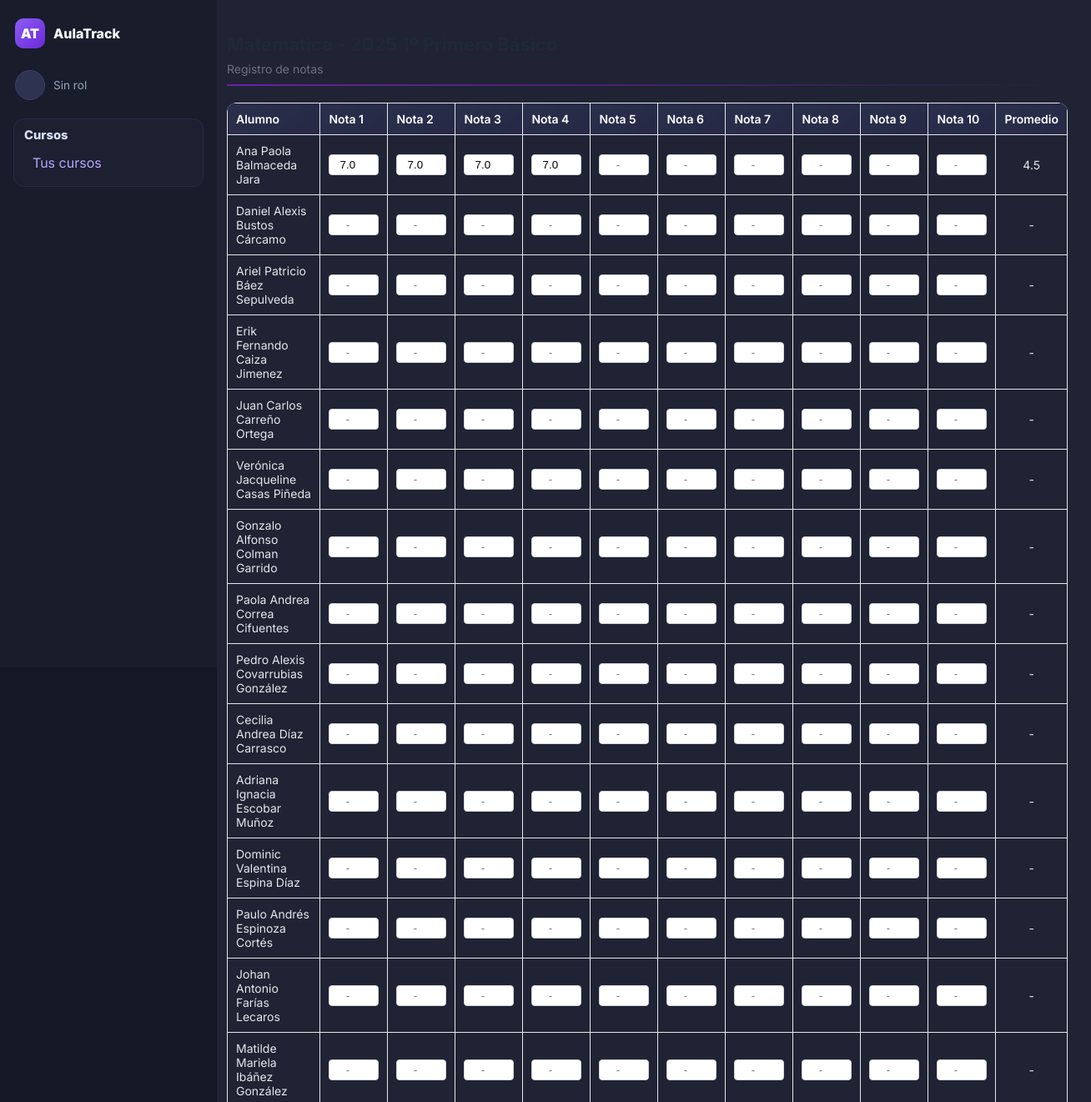
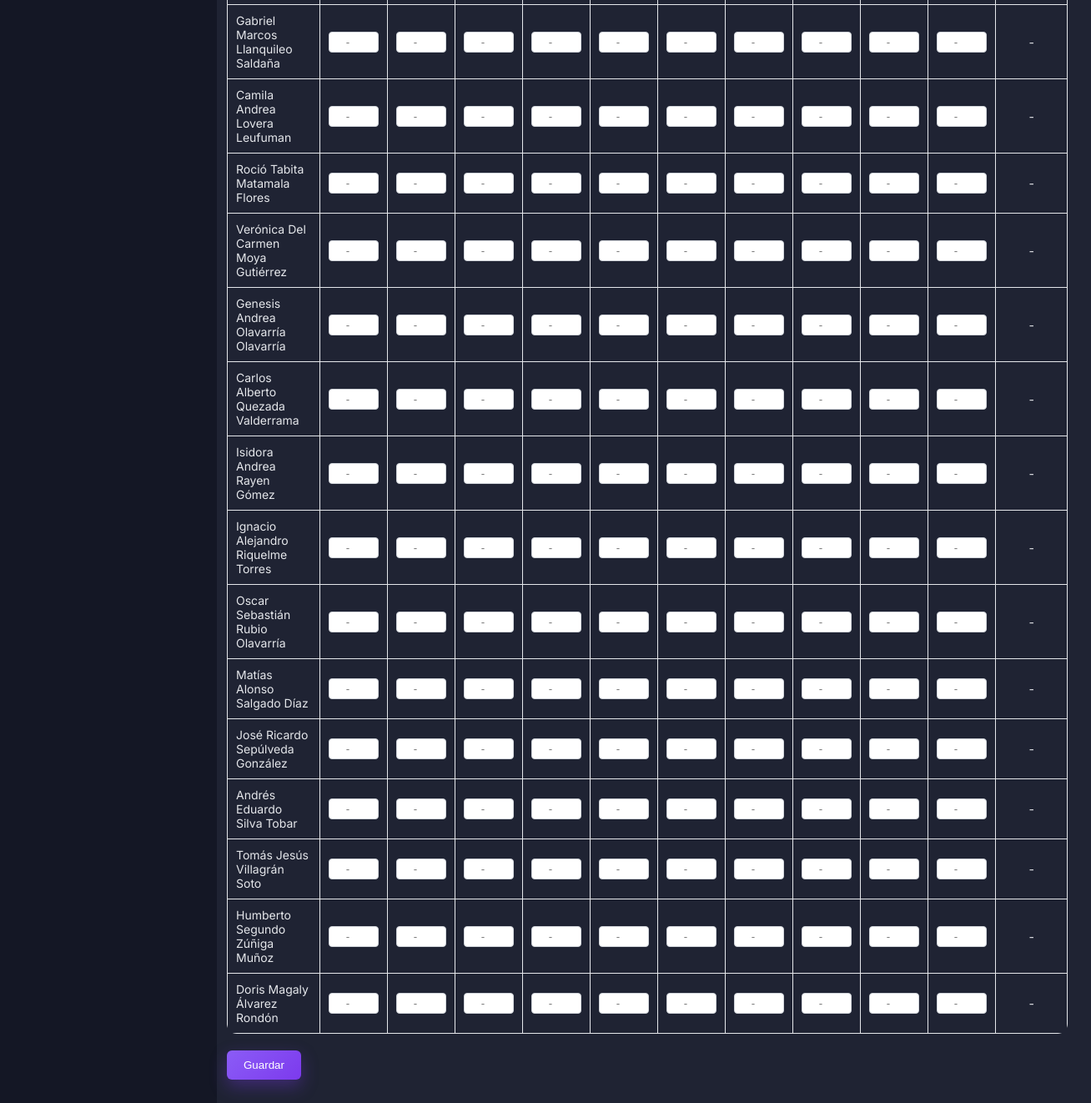
Page /curso/16/asignatura/12/notas/ on the committed database (2 pictures, top to bottom).
### usuarios/models.py (models this page shows, shortened)
class Alumno(models.Model):
    rut = models.CharField(
        max_length=12,
        unique=True,
        validators=[rut_validator],
        help_text="Formato: 12.345.678-9 o 12345678-9"
    )
    nombres = models.CharField(max_length=100)
    apellidos = models.CharField(max_length=100)
    fecha_nacimiento = models.DateField()
    contacto_emergencia = models.CharField(
        max_length=15,
        validators=[telefono_validator],
        help_text="Formato: +569XXXXXXXX"
    )
    curso = models.ForeignKey("Curso", on_delete=models.SET_NULL, null=True, blank=True)
    class Meta:
        ordering = ['apellidos', 'nombres']

### usuarios/views.py (the view, shortened to what this page needs)
# urls.py: path('curso/<int:curso_id>/asignatura/<int:asignatura_id>/notas/', views.libro_notas, name='libro_notas'),
def libro_notas(request, curso_id, asignatura_id):
    curso = get_object_or_404(Curso, id=curso_id)
    asignatura = get_object_or_404(Asignatura, id=asignatura_id)
    alumnos = Alumno.objects.filter(curso=curso)
    columnas_notas = range(1, 11)
    notas_por_alumno = {}
    for alumno in alumnos:
        notas = Nota.objects.filter(alumno=alumno, asignatura=asignatura).order_by('numero')
        promedio = notas.aggregate(Avg('valor'))['valor__avg']
        notas_por_alumno[alumno] = {
            'notas': [n.valor for n in notas],
            'promedio': round(promedio, 1) if promedio else None
        }
    context = {
        'curso': curso,
        'profesor': request.user,
        'asignatura': asignatura,
        'alumnos': alumnos,
        'notas_por_alumno': notas_por_alumno,
        'columnas_notas': columnas_notas,
    }
    return render(request, 'notas.html', context)

### usuarios/templates/notas.html (shortened to what this page needs)
{% extends 'base.html' %}
{% load static %}
{% load custom_tags %}
{% block content %}
<h2 class="sectionTitle">{{ asignatura.nombre }} - {{ curso.año }} {{ curso.nombre }}</h2>
<p class="hint">Registro de notas</p>
<div class="divider"></div>
<form method="post">
  <div class="grades-scroll">
    <table class="grades-table">
      <thead>
        <tr>
          <th>Alumno</th>
          {% for i in columnas_notas %}
            <th>Nota {{ i }}</th>
          {% endfor %}
          <th>Promedio</th>
        </tr>
      </thead>
      <tbody>
        {% for alumno, data in notas_por_alumno.items %}
        <tr>
          <td style="text-align:left;">{{ alumno.nombres }} {{ alumno.apellidos }}</td>
          {% for i in columnas_notas %}
            <td>
              {% if data.notas|length >= i %}
                <input type="number" step="0.1" min="1.0" max="7.0"
                       name="nota_{{ alumno.id }}_{{ i }}"
                       value="{{ data.notas|slice:":i"|last }}">
              {% else %}
                <input type="number" step="0.1" min="1.0" max="7.0"
                       name="nota_{{ alumno.id }}_{{ i }}"
                       placeholder="-">
              {% endif %}
            </td>
          {% endfor %}
          <td>
            {% if data.promedio %}
              {{ data.promedio }}
            {% else %}
              -
            {% endif %}
          </td>
        </tr>
        {% endfor %}
      </tbody>
    </table>
  </div>
  <button type="submit" class="btn-primary">Guardar</button>
</form>
{% endblock %}

### usuarios/static/css/base.css (style rules this page uses)
:root { --brand-300:#c084fc; --brand-400:#b072ff; --brand-500:#a855f7; --brand-600:#8b5cf6; --brand-700:#7c3aed; --brand-800:#6d28d9; --bg-900:#141725; --bg-800:#191c2b; --bg-700:#1f2333; --panel:#23273a; --panel-2:#2b3050; --txt-100:#f3f4f6; --txt-200:#e5e7eb; --txt-400:#cbd5e1; --txt-600:#94a3b8; --success:#22c55e; --warning:#f59e0b; --danger:#ef4444; --ring: rgba(168,85,247,.45); --shadow: 0 10px 30px rgba(0,0,0,.35); --radius: 14px; }
* { box-sizing:border-box }
html,body { height:100% }
body { margin:0; font-family: Inter, system-ui, -apple-system, Segoe UI, Roboto, Helvetica, Arial, sans-serif; color:var(--txt-200); background:var(--bg-900); }
h1,h2,h3 { margin:0 0 .5rem;color:#fff }
p { margin:.25rem 0;color:var(--txt-400) }
.sectionTitle { font-size:1.35rem;font-weight:800;color:#fff }
.hint { color:var(--txt-600) }
.divider { height:1px;background:#2a2d45;margin:12px 0 18px }
.topCta,.btn-primary { color:#fff;background:linear-gradient(135deg,var(--brand-600),var(--brand-700)); box-shadow:0 8px 20px rgba(124,58,237,.35); }
table { width:100%;border-collapse:collapse;border-radius:12px;overflow:hidden;background:transparent }
thead th { background:linear-gradient(135deg, #2a2f4b, #252946); color:#fff;text-align:left;padding:.85rem;border-bottom:1px solid #32365a;font-weight:700 }
tbody td { padding:.8rem;border-bottom:1px solid #2a2e4a;color:var(--txt-200) }

### usuarios/templates/notas.html (style rules this page uses)
.grades-scroll { overflow-x: auto; margin-top: 20px; }
.grades-table { width: 100%; border-collapse: collapse; text-align: center; font-size: 14px; }
.grades-table th, .grades-table td { border: 1px solid #e5e7eb; padding: 10px; }
.grades-table th { background-color: #f3f4f6; font-weight: 600; }
.grades-table input { width: 60px; text-align: center; border: 1px solid #d1d5db; border-radius: 4px; padding: 4px; }
.btn-primary { margin-top: 20px; background-color: #6b21a8; color: white; padding: 10px 20px; border: none; border-radius: 6px; cursor: pointer; }
.sectionTitle { font-size: 22px; font-weight: 700; color: #1f2937; }
.hint { color: #6b7280; font-size: 14px; }
.divider { height: 2px; width: 100%; background: linear-gradient(to right, #6b21a8, transparent); margin: 10px 0 20px; }

### rows in the picture
Alumno: nombres "Ana Paola", apellidos "Balmaceda Jara", notas|last "7.0" "7.0" "7.0" "7.0", promedio "4.5"
Alumno: nombres "Daniel Alexis", apellidos "Bustos Cárcamo"
Alumno: nombres "Ariel Patricio", apellidos "Báez Sepulveda"
Alumno: nombres "Erik Fernando", apellidos "Caiza Jimenez"
Alumno: nombres "Juan Carlos", apellidos "Carreño Ortega"
Alumno: nombres "Verónica Jacqueline", apellidos "Casas Piñeda"
Alumno: nombres "Gonzalo Alfonso", apellidos "Colman Garrido"
Alumno: nombres "Paola Andrea", apellidos "Correa Cifuentes"
Alumno: nombres "Pedro Alexis", apellidos "Covarrubias González"
Alumno: nombres "Cecilia Andrea", apellidos "Díaz Carrasco"
Alumno: nombres "Adriana Ignacia", apellidos "Escobar Muñoz"
Alumno: nombres "Dominic Valentina", apellidos "Espina Díaz"
Alumno: nombres "Paulo Andrés", apellidos "Espinoza Cortés"
Alumno: nombres "Johan Antonio", apellidos "Farías Lecaros"
Alumno: nombres "Matilde Mariela", apellidos "Ibáñez González"
Alumno: nombres "Gabriel Marcos", apellidos "Llanquileo Saldaña"
Alumno: nombres "Camila Andrea", apellidos "Lovera Leufuman"
Alumno: nombres "Roció Tabita", apellidos "Matamala Flores"
Alumno: nombres "Verónica Del Carmen", apellidos "Moya Gutiérrez"
Alumno: nombres "Genesis Andrea", apellidos "Olavarría Olavarría"
Alumno: nombres "Carlos Alberto", apellidos "Quezada Valderrama"
Alumno: nombres "Isidora Andrea", apellidos "Rayen Gómez"
Alumno: nombres "Ignacio Alejandro", apellidos "Riquelme Torres"
Alumno: nombres "Oscar Sebastián", apellidos "Rubio Olavarría"
Alumno: nombres "Matías Alonso", apellidos "Salgado Díaz"
Alumno: nombres "José Ricardo", apellidos "Sepúlveda González"
Alumno: nombres "Andrés Eduardo", apellidos "Silva Tobar"
Alumno: nombres "Tomás Jesús", apellidos "Villagrán Soto"
Alumno: nombres "Humberto Segundo", apellidos "Zúñiga Muñoz"
Alumno: nombres "Doris Magaly", apellidos "Álvarez Rondón"

### other values in the picture
{{ user.perfil.role|title|default:"Sin rol" }} "Sin rol"
{{ i }} "1" "2" "3" "4" "5" "6" "7" "8" "9" "10"
